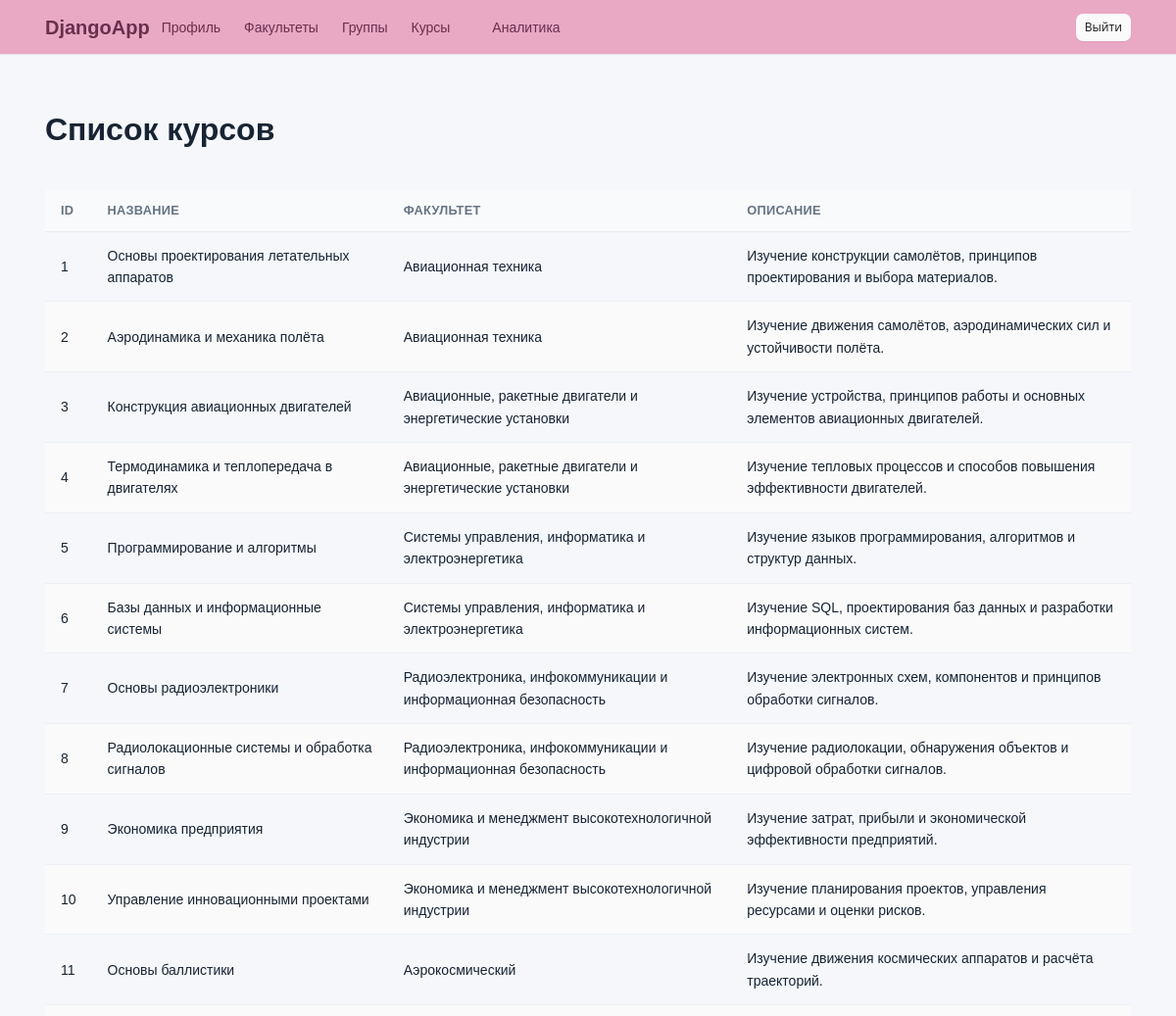
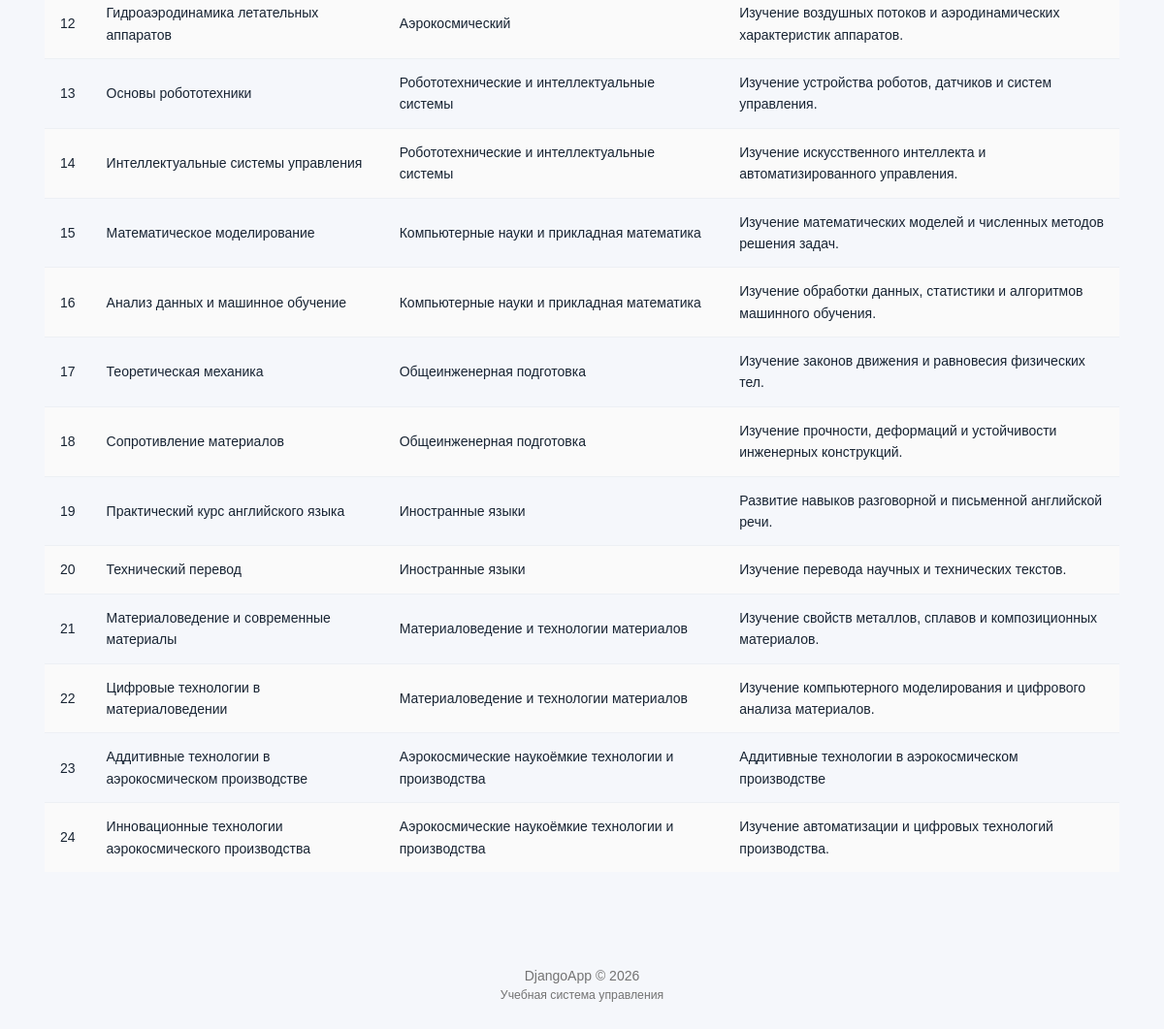
The page /courses/ (signed in) on the database its author committed (2 pictures, top to bottom).
### accounts/models.py (models this page shows, shortened)
class Course(models.Model):
    title = models.CharField(max_length=200)
    description = models.TextField(blank=True)
    department = models.ForeignKey(
        Department, on_delete=models.CASCADE, related_name='courses'
    )

class Department(models.Model):
    name = models.CharField(max_length=100)

### accounts/views.py (the view)
# urls.py: path('courses/', views.course_list, name='course_list'),
@login_required
def course_list(request):
    courses = Course.objects.select_related('department').all()
    return render(request, 'course_list.html', {
        'courses': courses,
        'is_methodist': is_methodist(request.user),
    })

### accounts/views.py (called while the page is built)
def is_methodist(user):
    return user.groups.filter(name='Методист').exists()

### templates/course_list.html (shortened to what this page needs)
{% extends 'base.html' %}
{% block content %}
<div class="d-flex justify-content-between mb-3">
    <h1>Список курсов</h1>
</div>
<table class="table table-striped table-hover">
    <thead class="table-dark">
        <tr>
            <th>ID</th>
            <th>Название</th>
            <th>Факультет</th>
            <th>Описание</th>
        </tr>
    </thead>
    <tbody>
        {% for course in courses %}
        <tr>
            <td>{{ course.id }}</td>
            <td>{{ course.title }}</td>
            <td>{{ course.department.name }}</td>
            <td>{{ course.description|default:"Нет описания" }}</td>
        </tr>
        {% empty %}
        <tr><td colspan="5" class="text-center">Курсов пока нет</td></tr>
        {% endfor %}
    </tbody>
</table>
{% endblock %}

### static/css/style.css (style rules this page uses)
* { box-sizing: border-box; }
html { min-height: 100%; }
body { margin: 0; min-height: 100vh; background: #f5f7fb; color: #182433; font-family: Arial, Helvetica, sans-serif; line-height: 1.6; }
h1, h2, h3, h4, h5 { color: #182433; font-weight: 600; line-height: 1.3; }
h1 { margin-bottom: 24px; font-size: clamp(1.6rem, 3vw, 2rem); }
.table { margin-bottom: 0; vertical-align: middle; }
.table thead th { padding: 13px 16px; border-bottom: 1px solid #e6eaf0; background: #f8fafc; color: #667382; font-size: 0.8rem; font-weight: 600; letter-spacing: 0.02em; white-space: nowrap; }
.table tbody td { padding: 13px 16px; border-color: #edf0f4; }
.table tbody tr:last-child td { border-bottom: 0; }
:root { --tblr-primary: #e9a8c4; --tblr-primary-rgb: 233, 168, 196; --tblr-link-color: #b65f88; --tblr-link-hover-color: #93446a; }

### rows shown on the page
Course: id "1", title "Основы проектирования летательных аппаратов", department.name "Авиационная техника", description "Изучение конструкции самолётов, принципов проектирования и выбора материалов."
Course: id "2", title "Аэродинамика и механика полёта", department.name "Авиационная техника", description "Изучение движения самолётов, аэродинамических сил и устойчивости полёта."
Course: id "3", title "Конструкция авиационных двигателей", department.name "Авиационные, ракетные двигатели и энергетические установки", description "Изучение устройства, принципов работы и основных элементов авиационных двигателей."
Course: id "4", title "Термодинамика и теплопередача в двигателях", department.name "Авиационные, ракетные двигатели и энергетические установки", description "Изучение тепловых процессов и способов повышения эффективности двигателей."
Course: id "5", title "Программирование и алгоритмы", department.name "Системы управления, информатика и электроэнергетика", description "Изучение языков программирования, алгоритмов и структур данных."
Course: id "6", title "Базы данных и информационные системы", department.name "Системы управления, информатика и электроэнергетика", description "Изучение SQL, проектирования баз данных и разработки информационных систем."
Course: id "7", title "Основы радиоэлектроники", department.name "Радиоэлектроника, инфокоммуникации и информационная безопасность", description "Изучение электронных схем, компонентов и принципов обработки сигналов."
Course: id "8", title "Радиолокационные системы и обработка сигналов", department.name "Радиоэлектроника, инфокоммуникации и информационная безопасность", description "Изучение радиолокации, обнаружения объектов и цифровой обработки сигналов."
Course: id "9", title "Экономика предприятия", department.name "Экономика и менеджмент высокотехнологичной индустрии", description "Изучение затрат, прибыли и экономической эффективности предприятий."
Course: id "10", title "Управление инновационными проектами", department.name "Экономика и менеджмент высокотехнологичной индустрии", description "Изучение планирования проектов, управления ресурсами и оценки рисков."
Course: id "11", title "Основы баллистики", department.name "Аэрокосмический", description "Изучение движения космических аппаратов и расчёта траекторий."
Course: id "12", title "Гидроаэродинамика летательных аппаратов", department.name "Аэрокосмический", description "Изучение воздушных потоков и аэродинамических характеристик аппаратов."
Course: id "13", title "Основы робототехники", department.name "Робототехнические и интеллектуальные системы", description "Изучение устройства роботов, датчиков и систем управления."
Course: id "14", title "Интеллектуальные системы управления", department.name "Робототехнические и интеллектуальные системы", description "Изучение искусственного интеллекта и автоматизированного управления."
Course: id "15", title "Математическое моделирование", department.name "Компьютерные науки и прикладная математика", description "Изучение математических моделей и численных методов решения задач."
Course: id "16", title "Анализ данных и машинное обучение", department.name "Компьютерные науки и прикладная математика", description "Изучение обработки данных, статистики и алгоритмов машинного обучения."
Course: id "17", title "Теоретическая механика", department.name "Общеинженерная подготовка", description "Изучение законов движения и равновесия физических тел."
Course: id "18", title "Сопротивление материалов", department.name "Общеинженерная подготовка", description "Изучение прочности, деформаций и устойчивости инженерных конструкций."
Course: id "19", title "Практический курс английского языка", department.name "Иностранные языки", description "Развитие навыков разговорной и письменной английской речи."
Course: id "20", title "Технический перевод", department.name "Иностранные языки", description "Изучение перевода научных и технических текстов."
Course: id "21", title "Материаловедение и современные материалы", department.name "Материаловедение и технологии материалов", description "Изучение свойств металлов, сплавов и композиционных материалов."
Course: id "22", title "Цифровые технологии в материаловедении", department.name "Материаловедение и технологии материалов", description "Изучение компьютерного моделирования и цифрового анализа материалов."
Course: id "23", title "Аддитивные технологии в аэрокосмическом производстве", department.name "Аэрокосмические наукоёмкие технологии и производства", description "Аддитивные технологии в аэрокосмическом производстве"
Course: id "24", title "Инновационные технологии аэрокосмического производства", department.name "Аэрокосмические наукоёмкие технологии и производства", description "Изучение автоматизации и цифровых технологий производства."
